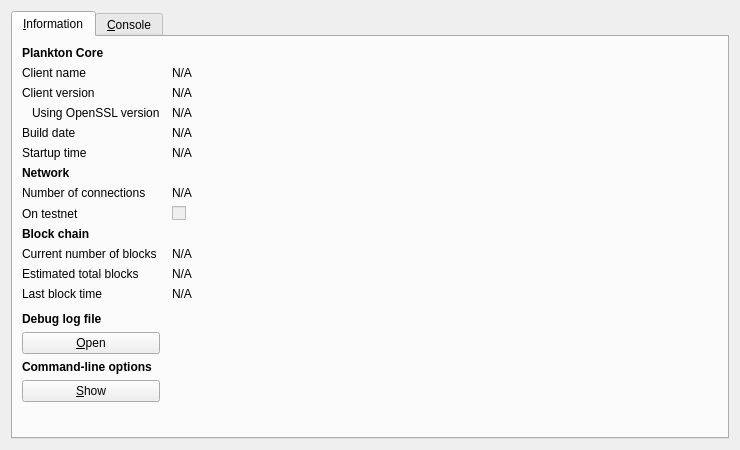
<?xml version="1.0" encoding="UTF-8"?>
<ui version="4.0">
 <class>RPCConsole</class>
 <widget class="QDialog" name="RPCConsole">
  <property name="geometry">
   <rect>
    <x>0</x>
    <y>0</y>
    <width>740</width>
    <height>450</height>
   </rect>
  </property>
  <property name="windowTitle">
   <string>Plankton - Debug window</string>
  </property>
  <layout class="QVBoxLayout" name="verticalLayout_2">
   <item>
    <widget class="QTabWidget" name="tabWidget">
     <property name="currentIndex">
      <number>0</number>
     </property>
     <widget class="QWidget" name="tab_info">
      <attribute name="title">
       <string>&amp;Information</string>
      </attribute>
      <layout class="QGridLayout" name="gridLayout" columnstretch="0,1">
       <property name="horizontalSpacing">
        <number>12</number>
       </property>
       <item row="0" column="0">
        <widget class="QLabel" name="label_9">
         <property name="font">
          <font>
           <weight>75</weight>
           <bold>true</bold>
          </font>
         </property>
         <property name="text">
          <string>Plankton Core</string>
         </property>
        </widget>
       </item>
       <item row="1" column="0">
        <widget class="QLabel" name="label_5">
         <property name="text">
          <string>Client name</string>
         </property>
        </widget>
       </item>
       <item row="1" column="1">
        <widget class="QLabel" name="clientName">
         <property name="cursor">
          <cursorShape>IBeamCursor</cursorShape>
         </property>
         <property name="text">
          <string>N/A</string>
         </property>
         <property name="textFormat">
          <enum>Qt::PlainText</enum>
         </property>
         <property name="textInteractionFlags">
          <set>Qt::LinksAccessibleByMouse|Qt::TextSelectableByKeyboard|Qt::TextSelectableByMouse</set>
         </property>
        </widget>
       </item>
       <item row="2" column="0">
        <widget class="QLabel" name="label_6">
         <property name="text">
          <string>Client version</string>
         </property>
        </widget>
       </item>
       <item row="2" column="1">
        <widget class="QLabel" name="clientVersion">
         <property name="cursor">
          <cursorShape>IBeamCursor</cursorShape>
         </property>
         <property name="text">
          <string>N/A</string>
         </property>
         <property name="textFormat">
          <enum>Qt::PlainText</enum>
         </property>
         <property name="textInteractionFlags">
          <set>Qt::LinksAccessibleByMouse|Qt::TextSelectableByKeyboard|Qt::TextSelectableByMouse</set>
         </property>
        </widget>
       </item>
       <item row="3" column="0">
        <widget class="QLabel" name="label_14">
         <property name="text">
          <string>Using OpenSSL version</string>
         </property>
         <property name="indent">
          <number>10</number>
         </property>
        </widget>
       </item>
       <item row="3" column="1">
        <widget class="QLabel" name="openSSLVersion">
         <property name="cursor">
          <cursorShape>IBeamCursor</cursorShape>
         </property>
         <property name="text">
          <string>N/A</string>
         </property>
         <property name="textFormat">
          <enum>Qt::PlainText</enum>
         </property>
         <property name="textInteractionFlags">
          <set>Qt::LinksAccessibleByMouse|Qt::TextSelectableByKeyboard|Qt::TextSelectableByMouse</set>
         </property>
        </widget>
       </item>
       <item row="4" column="0">
        <widget class="QLabel" name="label_12">
         <property name="text">
          <string>Build date</string>
         </property>
        </widget>
       </item>
       <item row="4" column="1">
        <widget class="QLabel" name="buildDate">
         <property name="cursor">
          <cursorShape>IBeamCursor</cursorShape>
         </property>
         <property name="text">
          <string>N/A</string>
         </property>
         <property name="textFormat">
          <enum>Qt::PlainText</enum>
         </property>
         <property name="textInteractionFlags">
          <set>Qt::LinksAccessibleByMouse|Qt::TextSelectableByKeyboard|Qt::TextSelectableByMouse</set>
         </property>
        </widget>
       </item>
       <item row="5" column="0">
        <widget class="QLabel" name="label_13">
         <property name="text">
          <string>Startup time</string>
         </property>
        </widget>
       </item>
       <item row="5" column="1">
        <widget class="QLabel" name="startupTime">
         <property name="cursor">
          <cursorShape>IBeamCursor</cursorShape>
         </property>
         <property name="text">
          <string>N/A</string>
         </property>
         <property name="textFormat">
          <enum>Qt::PlainText</enum>
         </property>
         <property name="textInteractionFlags">
          <set>Qt::LinksAccessibleByMouse|Qt::TextSelectableByKeyboard|Qt::TextSelectableByMouse</set>
         </property>
        </widget>
       </item>
       <item row="6" column="0">
        <widget class="QLabel" name="label_11">
         <property name="font">
          <font>
           <weight>75</weight>
           <bold>true</bold>
          </font>
         </property>
         <property name="text">
          <string>Network</string>
         </property>
        </widget>
       </item>
       <item row="7" column="0">
        <widget class="QLabel" name="label_7">
         <property name="text">
          <string>Number of connections</string>
         </property>
        </widget>
       </item>
       <item row="7" column="1">
        <widget class="QLabel" name="numberOfConnections">
         <property name="cursor">
          <cursorShape>IBeamCursor</cursorShape>
         </property>
         <property name="text">
          <string>N/A</string>
         </property>
         <property name="textFormat">
          <enum>Qt::PlainText</enum>
         </property>
         <property name="textInteractionFlags">
          <set>Qt::LinksAccessibleByMouse|Qt::TextSelectableByKeyboard|Qt::TextSelectableByMouse</set>
         </property>
        </widget>
       </item>
       <item row="8" column="0">
        <widget class="QLabel" name="label_8">
         <property name="text">
          <string>On testnet</string>
         </property>
        </widget>
       </item>
       <item row="8" column="1">
        <widget class="QCheckBox" name="isTestNet">
         <property name="enabled">
          <bool>false</bool>
         </property>
         <property name="text">
          <string/>
         </property>
        </widget>
       </item>
       <item row="9" column="0">
        <widget class="QLabel" name="label_10">
         <property name="font">
          <font>
           <weight>75</weight>
           <bold>true</bold>
          </font>
         </property>
         <property name="text">
          <string>Block chain</string>
         </property>
        </widget>
       </item>
       <item row="10" column="0">
        <widget class="QLabel" name="label_3">
         <property name="text">
          <string>Current number of blocks</string>
         </property>
        </widget>
       </item>
       <item row="10" column="1">
        <widget class="QLabel" name="numberOfBlocks">
         <property name="cursor">
          <cursorShape>IBeamCursor</cursorShape>
         </property>
         <property name="text">
          <string>N/A</string>
         </property>
         <property name="textFormat">
          <enum>Qt::PlainText</enum>
         </property>
         <property name="textInteractionFlags">
          <set>Qt::LinksAccessibleByMouse|Qt::TextSelectableByKeyboard|Qt::TextSelectableByMouse</set>
         </property>
        </widget>
       </item>
       <item row="11" column="0">
        <widget class="QLabel" name="label_4">
         <property name="text">
          <string>Estimated total blocks</string>
         </property>
        </widget>
       </item>
       <item row="11" column="1">
        <widget class="QLabel" name="totalBlocks">
         <property name="cursor">
          <cursorShape>IBeamCursor</cursorShape>
         </property>
         <property name="text">
          <string>N/A</string>
         </property>
         <property name="textFormat">
          <enum>Qt::PlainText</enum>
         </property>
         <property name="textInteractionFlags">
          <set>Qt::LinksAccessibleByMouse|Qt::TextSelectableByKeyboard|Qt::TextSelectableByMouse</set>
         </property>
        </widget>
       </item>
       <item row="12" column="0">
        <widget class="QLabel" name="label_2">
         <property name="text">
          <string>Last block time</string>
         </property>
        </widget>
       </item>
       <item row="12" column="1">
        <widget class="QLabel" name="lastBlockTime">
         <property name="cursor">
          <cursorShape>IBeamCursor</cursorShape>
         </property>
         <property name="text">
          <string>N/A</string>
         </property>
         <property name="textFormat">
          <enum>Qt::PlainText</enum>
         </property>
         <property name="textInteractionFlags">
          <set>Qt::LinksAccessibleByMouse|Qt::TextSelectableByKeyboard|Qt::TextSelectableByMouse</set>
         </property>
        </widget>
       </item>
       <item row="13" column="0">
        <spacer name="verticalSpacer_2">
         <property name="orientation">
          <enum>Qt::Vertical</enum>
         </property>
         <property name="sizeHint" stdset="0">
          <size>
           <width>20</width>
           <height>20</height>
          </size>
         </property>
        </spacer>
       </item>
       <item row="14" column="0">
        <widget class="QLabel" name="labelDebugLogfile">
         <property name="font">
          <font>
           <weight>75</weight>
           <bold>true</bold>
          </font>
         </property>
         <property name="text">
          <string>Debug log file</string>
         </property>
        </widget>
       </item>
       <item row="15" column="0">
        <widget class="QPushButton" name="openDebugLogfileButton">
         <property name="toolTip">
          <string>Open the Plankton debug log file from the current data directory. This can take a few seconds for large log files.</string>
         </property>
         <property name="text">
          <string>&amp;Open</string>
         </property>
         <property name="autoDefault">
          <bool>false</bool>
         </property>
        </widget>
       </item>
       <item row="16" column="0">
        <widget class="QLabel" name="labelCLOptions">
         <property name="font">
          <font>
           <weight>75</weight>
           <bold>true</bold>
          </font>
         </property>
         <property name="text">
          <string>Command-line options</string>
         </property>
        </widget>
       </item>
       <item row="17" column="0">
        <widget class="QPushButton" name="showCLOptionsButton">
         <property name="toolTip">
          <string>Show the Plankton-Qt help message to get a list with possible Plankton command-line options.</string>
         </property>
         <property name="text">
          <string>&amp;Show</string>
         </property>
         <property name="autoDefault">
          <bool>false</bool>
         </property>
        </widget>
       </item>
       <item row="18" column="0">
        <spacer name="verticalSpacer">
         <property name="orientation">
          <enum>Qt::Vertical</enum>
         </property>
         <property name="sizeHint" stdset="0">
          <size>
           <width>20</width>
           <height>40</height>
          </size>
         </property>
        </spacer>
       </item>
      </layout>
     </widget>
     <widget class="QWidget" name="tab_console">
      <attribute name="title">
       <string>&amp;Console</string>
      </attribute>
      <layout class="QVBoxLayout" name="verticalLayout_3">
       <property name="spacing">
        <number>3</number>
       </property>
       <item>
        <widget class="QTextEdit" name="messagesWidget">
         <property name="minimumSize">
          <size>
           <width>0</width>
           <height>100</height>
          </size>
         </property>
         <property name="readOnly">
          <bool>true</bool>
         </property>
         <property name="tabKeyNavigation" stdset="0">
          <bool>false</bool>
         </property>
         <property name="columnCount" stdset="0">
          <number>2</number>
         </property>
        </widget>
       </item>
       <item>
        <layout class="QHBoxLayout" name="horizontalLayout">
         <property name="spacing">
          <number>3</number>
         </property>
         <item>
          <widget class="QLabel" name="label">
           <property name="text">
            <string notr="true">&gt;</string>
           </property>
          </widget>
         </item>
         <item>
          <widget class="QLineEdit" name="lineEdit"/>
         </item>
         <item>
          <widget class="QPushButton" name="clearButton">
           <property name="maximumSize">
            <size>
             <width>24</width>
             <height>24</height>
            </size>
           </property>
           <property name="toolTip">
            <string>Clear console</string>
           </property>
           <property name="text">
            <string/>
           </property>
           <property name="icon">
            <iconset resource="../bitcoin.qrc">
             <normaloff>:/icons/remove</normaloff>:/icons/remove</iconset>
           </property>
           <property name="shortcut">
            <string notr="true">Ctrl+L</string>
           </property>
           <property name="autoDefault">
            <bool>false</bool>
           </property>
          </widget>
         </item>
        </layout>
       </item>
      </layout>
     </widget>
    </widget>
   </item>
  </layout>
 </widget>
 <resources>
  <include location="../bitcoin.qrc"/>
 </resources>
 <connections/>
</ui>
